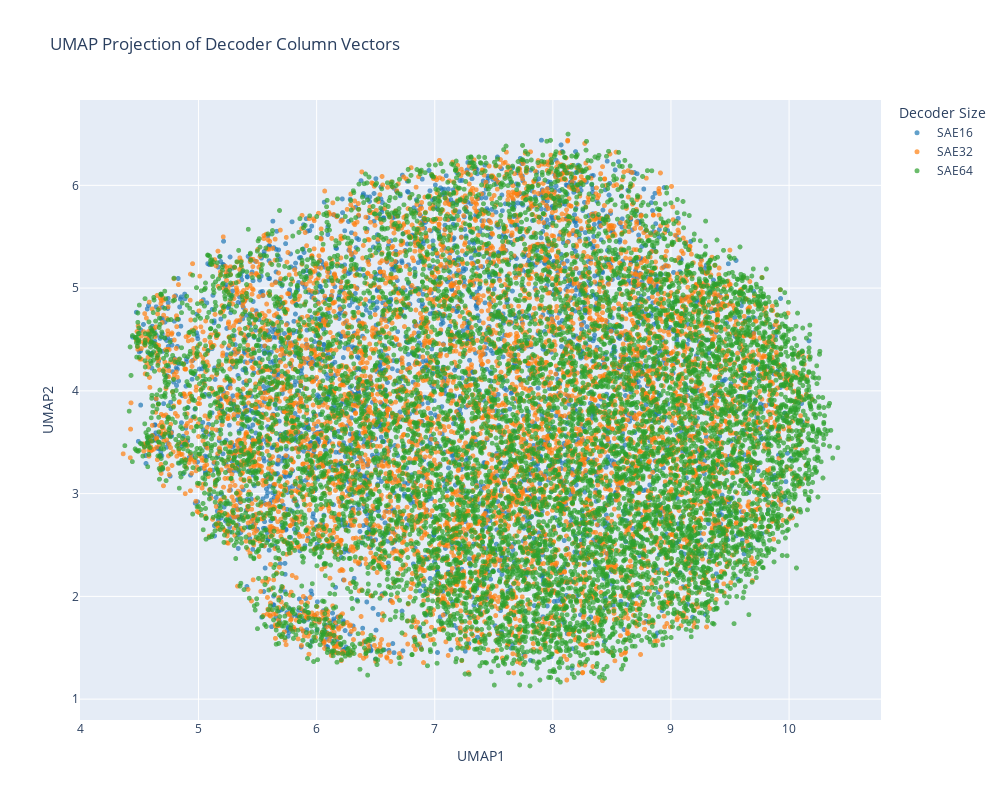

Notebook cell for this chart:
### Code cell
import numpy as np
import plotly.graph_objects as go
from umap import UMAP
from sklearn.preprocessing import StandardScaler
import json

# Assuming decoders is a dictionary containing the decoder matrices
decoders = {
    '16': decoders['16'],
    '32': decoders['32'],
    '64': decoders['64']
}

def load_feature_labels(filename):
    with open(filename, 'r') as f:
        data = json.load(f)
    return {item['index']: item['label'] for item in data}

def prepare_data(decoders):
    all_columns = []
    labels = []
    sizes = []
    hover_texts = []
    
    feature_labels = {
        '16': load_feature_labels('sae_data/feature_analysis_results_16.json'),
        '32': load_feature_labels('sae_data/feature_analysis_results_32.json'),
        '64': load_feature_labels('sae_data/feature_analysis_results_64.json')
    }
    
    for key, matrix in decoders.items():
        columns = matrix.T  # Transpose to get column vectors
        all_columns.append(columns)
        labels.extend([f'SAE{key}'] * columns.shape[0])
        sizes.extend([key] * columns.shape[0])
        hover_texts.extend([f"SAE{key} - Feature {i}: {feature_labels[key].get(i, 'N/A')}" 
                            for i in range(columns.shape[0])])
    
    all_columns = np.vstack(all_columns)
    return all_columns, labels, sizes, hover_texts

def plot_umap(embedding, labels, sizes, hover_texts, filename='decoder_umap.html'):
    colors = {'SAE16': '#1f77b4', 'SAE32': '#ff7f0e', 'SAE64': '#2ca02c'}
    
    fig = go.Figure()
    
    for sae in ['SAE16', 'SAE32', 'SAE64']:
        mask = np.array(labels) == sae
        fig.add_trace(go.Scattergl(
            x=embedding[mask, 0],
            y=embedding[mask, 1],
            mode='markers',
            name=sae,
            marker=dict(
                color=colors[sae],
                size=5,
                opacity=0.7
            ),
            text=[text for text, label in zip(hover_texts, labels) if label == sae],
            hoverinfo='text'
        ))
    
    fig.update_layout(
        title='UMAP Projection of Decoder Column Vectors',
        xaxis_title='UMAP1',
        yaxis_title='UMAP2',
        legend_title='Decoder Size',
        font=dict(size=12),
        hovermode='closest',
        width=1000,
        height=800
    )
    
    fig.show()

# Prepare the data
all_columns, labels, sizes, hover_texts = prepare_data(decoders)

# Normalize the data
scaler = StandardScaler()
normalized_data = scaler.fit_transform(all_columns)

# Perform UMAP
umap_model = UMAP(n_neighbors=100, n_components=2, random_state=42)
embedding = umap_model.fit_transform(normalized_data)

# Plot the results
plot_umap(embedding, labels, sizes, hover_texts)

print("UMAP visualization has been saved as 'decoder_umap.html'")

### Figure 1 — Plotly figure (JSON) as saved in the notebook; plotly's stock layout.template omitted (floating-point values rounded to 4 significant figures; data arrays with more than 128 entries replaced by an {"elided": "..."} marker saying what was removed)
{"data": [{"hoverinfo": "text", "marker": {"color": "#1f77b4", "opacity": 0.7, "size": 5}, "mode": "markers", "name": "SAE16", "text": {"elided": "3072 str values"}, "type": "scattergl", "x": {"elided": "3072 float values"}, "y": {"elided": "3072 float values"}}, {"hoverinfo": "text", "marker": {"color": "#ff7f0e", "opacity": 0.7, "size": 5}, "mode": "markers", "name": "SAE32", "text": {"elided": "6144 str values"}, "type": "scattergl", "x": {"elided": "6144 float values"}, "y": {"elided": "6144 float values"}}, {"hoverinfo": "text", "marker": {"color": "#2ca02c", "opacity": 0.7, "size": 5}, "mode": "markers", "name": "SAE64", "text": {"elided": "9216 str values"}, "type": "scattergl", "x": {"elided": "9216 float values"}, "y": {"elided": "9216 float values"}}], "layout": {"font": {"size": 12}, "height": 800, "hovermode": "closest", "legend": {"title": {"text": "Decoder Size"}}, "title": {"text": "UMAP Projection of Decoder Column Vectors"}, "width": 1000, "xaxis": {"title": {"text": "UMAP1"}}, "yaxis": {"title": {"text": "UMAP2"}}}}
